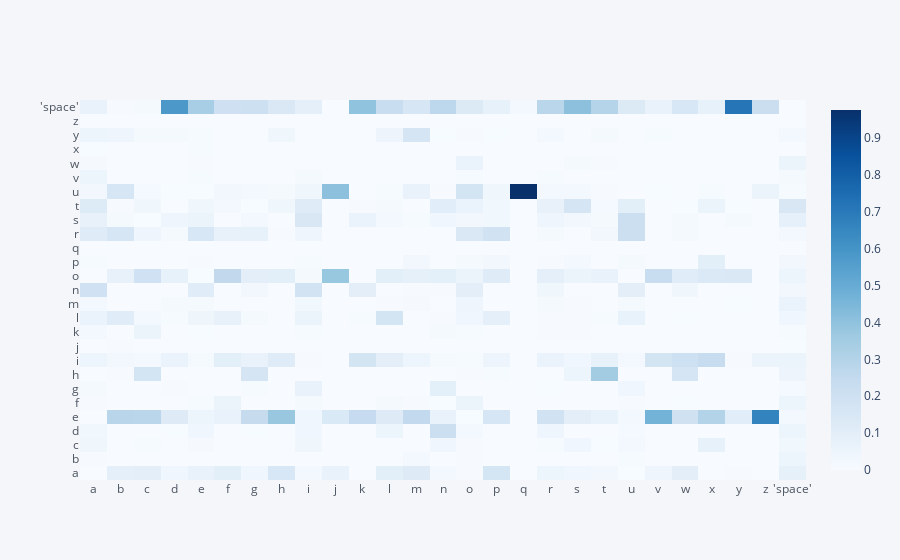

The notebook cell saved with this chart:
### Code cell
b.iplot(kind='heatmap', colorscale='blues')

### Figure 1 — Plotly figure (JSON) as saved in the notebook; plotly's stock layout.template omitted (floating-point values rounded to 4 significant figures; data arrays with more than 128 entries replaced by an {"elided": "..."} marker saying what was removed)
{"data": [{"colorscale": [[0, "rgb(247,251,255)"], [0.125, "rgb(222,235,247)"], [0.25, "rgb(198,219,239)"], [0.375, "rgb(158,202,225)"], [0.5, "rgb(107,174,214)"], [0.625, "rgb(66,146,198)"], [0.75, "rgb(33,113,181)"], [0.875, "rgb(8,81,156)"], [1, "rgb(8,48,107)"]], "type": "heatmap", "x": ["a", "b", "c", "d", "e", "f", "g", "h", "i", "j", "k", "l", "m", "n", "o", "p", "q", "r", "s", "t", "u", "v", "w", "x", "y", "z", "'space'"], "y": ["a", "b", "c", "d", "e", "f", "g", "h", "i", "j", "k", "l", "m", "n", "o", "p", "q", "r", "s", "t", "u", "v", "w", "x", "y", "z", "'space'"], "z": {"elided": "27x27 float values"}, "zmax": 0.9756, "zmin": 0}], "layout": {"legend": {"bgcolor": "#F5F6F9", "font": {"color": "#4D5663"}}, "paper_bgcolor": "#F5F6F9", "plot_bgcolor": "#F5F6F9", "title": {"font": {"color": "#4D5663"}}, "xaxis": {"gridcolor": "#E1E5ED", "showgrid": true, "tickfont": {"color": "#4D5663"}, "title": {"font": {"color": "#4D5663"}, "text": ""}, "zerolinecolor": "#E1E5ED"}, "yaxis": {"gridcolor": "#E1E5ED", "showgrid": true, "tickfont": {"color": "#4D5663"}, "title": {"font": {"color": "#4D5663"}, "text": ""}, "zerolinecolor": "#E1E5ED"}}}
